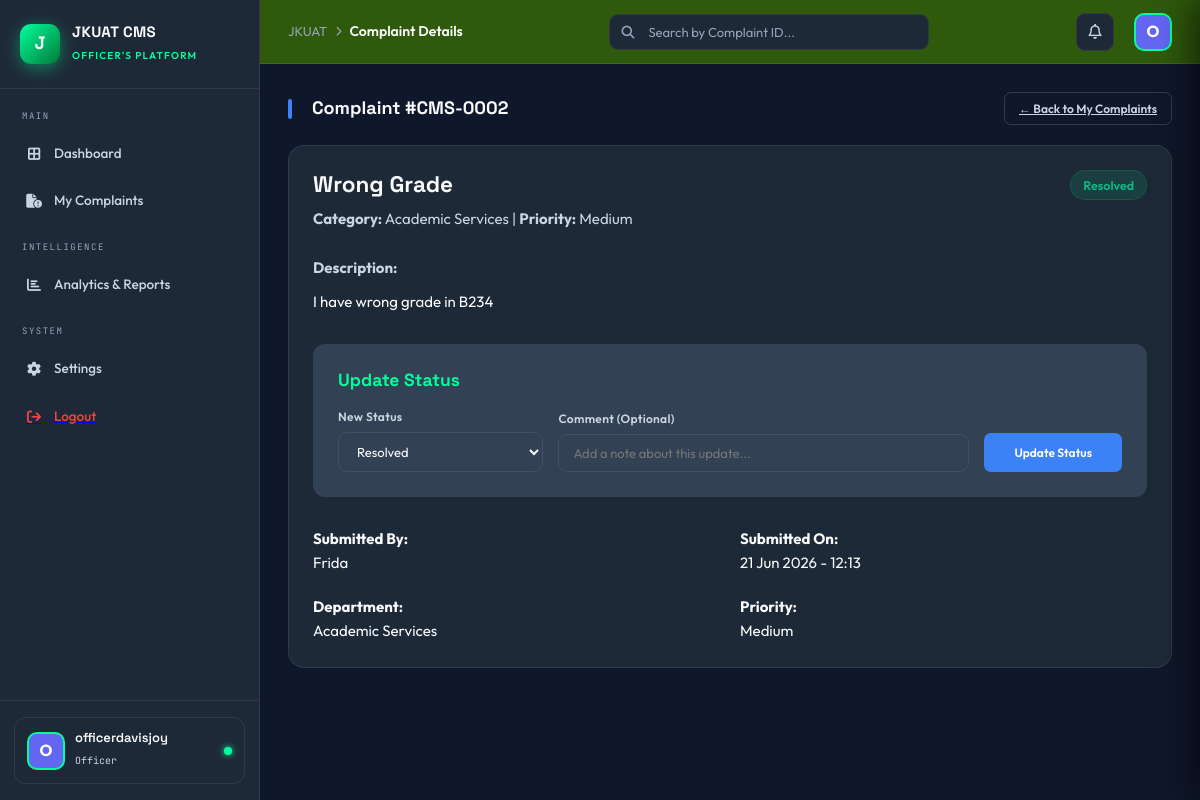
/accounts/officer/complaint/CMS-0002/ (signed in), run on the app's committed database.
### accounts/models.py (models this page shows, shortened)
class Complaint(models.Model):
    STATUS_CHOICES = [
        ('open', 'Open'),
        ('in_progress', 'In Progress'),
        ('resolved', 'Resolved'),
        ('closed', 'Closed'),
        ('escalated', 'Escalated'),
    ]
    PRIORITY_CHOICES = [
        ('low', 'Low'),
        ('medium', 'Medium'),
        ('high', 'High'),
        ('urgent', 'Urgent'),
    ]
    CATEGORY_CHOICES = [
        ('academic', 'Academic Services'),
        ('ict', 'ICT & Infrastructure'),
        ('hostel', 'Hostel & Accommodation'),
        ('finance', 'Finance & Fees'),
        ('library', 'Library Services'),
        ('health', 'Health & Wellness'),
        ('other', 'Other'),
    ]
    complaint_id = models.CharField(max_length=20, unique=True, editable=False)
    complainant = models.ForeignKey(
        User,
        on_delete=models.CASCADE,
        related_name='complaints_made'
    )
    title = models.CharField(max_length=255)
    description = models.TextField()
    category = models.CharField(max_length=50, choices=CATEGORY_CHOICES, default='other')
    department = models.ForeignKey(
        Department,
        on_delete=models.SET_NULL,
        null=True,
        blank=True,
        related_name='department_complaints'
    )
    priority = models.CharField(max_length=20, choices=PRIORITY_CHOICES, default='medium')
    status = models.CharField(max_length=20, choices=STATUS_CHOICES, default='open')
    assigned_to = models.ForeignKey(
        User,
        on_delete=models.SET_NULL,
        null=True,
        blank=True,
        related_name='assigned_complaints'
    )
    date_submitted = models.DateTimeField(auto_now_add=True)
    date_updated = models.DateTimeField(auto_now=True)
    date_resolved = models.DateTimeField(null=True, blank=True)
    resolution_time_days = models.FloatField(null=True, blank=True, editable=False)

### accounts/views.py (the view, shortened to what this page needs)
# urls.py: path('officer/complaint/<str:complaint_id>/', OfficerComplaintDetailView.as_view(), name='officer_complaint_detail'),
class OfficerComplaintDetailView(LoginRequiredMixin, DetailView):
    model = Complaint
    template_name = 'officer/officer_complaint_detail.html'
    context_object_name = 'complaint'
    slug_field = 'complaint_id'
    slug_url_kwarg = 'complaint_id'
    def get_queryset(self):
        return super().get_queryset().filter(assigned_to=self.request.user)

### accounts/context_processors.py (called while the page is built)
def notifications(request):
    if request.user.is_authenticated:
        unread_notifications = Notification.objects.filter(recipient=request.user, is_read=False).order_by('-created_at')
        all_notifications = Notification.objects.filter(recipient=request.user).order_by('-created_at')[:20] # Last 20 notifications
        return {
            'unread_notifications_count': unread_notifications.count(),
            'notifications_list': all_notifications
        }
    return {
        'unread_notifications_count': 0,
        'notifications_list': []
    }

### accounts/templates/officer/officer_complaint_detail.html (shortened to what this page needs)
{% extends "officer/base.html" %}
{% block breadcrumb %}Complaint Details{% endblock %}
{% block content %}
<div class="page-wrap active">
    <div class="section-hdr">
        <div class="section-title">Complaint #{{ complaint.complaint_id }}</div>
        <a href="{% url 'accounts:officer_my_complaints' %}" class="btn-sm btn-outline">← Back to My Complaints</a>
    </div>
    <div class="card">
        <div style="display: flex; justify-content: space-between; align-items: start; margin-bottom: 25px;">
            <div>
                <h2 style="margin: 0 0 8px 0;">{{ complaint.title }}</h2>
                <p style="margin: 0; color: var(--txt2);">
                    <strong>Category:</strong> {{ complaint.get_category_display }}
                    | <strong>Priority:</strong> {{ complaint.get_priority_display }}
                </p>
            </div>
            <span class="badge-pill
                {% if complaint.status == 'resolved' %}pill-green
                {% elif complaint.status == 'in_progress' %}pill-gold
                {% else %}pill-red{% endif %}">
                {{ complaint.get_status_display|title }}
            </span>
        </div>
        <div style="margin-bottom: 30px;">
            <strong style="color: var(--txt2);">Description:</strong>
            <p style="margin-top: 10px; line-height: 1.6;">{{ complaint.description }}</p>
        </div>
        {% if complaint.status != 'closed' %}
        <div style="background: var(--surf2); padding: 25px; border-radius: 12px; margin-bottom: 30px;">
            <h3 style="margin-bottom: 15px; color: var(--green);">Update Status</h3>
            <form method="POST">
                <div style="display: flex; gap: 15px; align-items: end;">
                    <div style="flex: 1;">
                        <label class="form-label">New Status</label>
                        <select name="status" class="form-input" required>
                            <option value="resolved" {% if complaint.status == 'resolved' %}selected{% endif %}>Resolved</option>
                        </select>
                    </div>
                    <div style="flex: 2;">
                        <label class="form-label">Comment (Optional)</label>
                        <input type="text" name="comment" class="form-input"
                               placeholder="Add a note about this update...">
                    </div>
                    <button type="submit" class="btn-sm btn-green" style="padding: 12px 30px;">
                        Update Status
                    </button>
                </div>
            </form>
        </div>
        {% endif %}
        <div style="display: grid; grid-template-columns: 1fr 1fr; gap: 20px;">
            <div><strong>Submitted By:</strong><br> {{ complaint.complainant.get_full_name|default:complaint.complainant.username }}</div>
            <div><strong>Submitted On:</strong><br> {{ complaint.date_submitted|date:"d M Y - H:i" }}</div>
            <div><strong>Department:</strong><br> {{ complaint.get_category_display|default:"—" }}</div>
            <div><strong>Priority:</strong><br> {{ complaint.get_priority_display }}</div>
        </div>
    </div>
</div>
{% endblock %}

### accounts/templates/officer/base.html (shortened to what this page needs)
{% load static %}
<!DOCTYPE html>
<html lang="en">
<head>
    <link rel="stylesheet" href="https://cdnjs.cloudflare.com/ajax/libs/font-awesome/6.4.0/css/all.min.css">
</head>
<body>
    <div class="shell">
        <aside class="sidebar" id="sidebar">
            <div class="brand">
                <div class="brand-logo">J</div>
                <div class="brand-info">
                    <h2>JKUAT CMS</h2>
                    <span>Officer's Platform</span>
                </div>
            </div>
            <div class="nav-links">
                <div class="nav-section">MAIN</div>
                <a href="{% url 'accounts:officer_dashboard' %}" class="nav-item {% if request.resolver_match.url_name == 'officer_dashboard' %}active{% endif %}">
                    <i class="fa-solid fa-border-all"></i> Dashboard
                </a>
                <a href="{% url 'accounts:officer_my_complaints' %}" class="nav-item {% if request.resolver_match.url_name == 'officer_my_complaints' %}active{% endif %}">
                    <i class="fa-solid fa-file-circle-exclamation"></i> My Complaints
                </a>
                <div class="nav-section">INTELLIGENCE</div>
                <a href="{% url 'accounts:officer_analytics' %}" class="nav-item {% if request.resolver_match.url_name == 'officer_analytics' %}active{% endif %}">
                    <i class="fa-solid fa-chart-bar"></i> Analytics & Reports
                </a>
                <div class="nav-section">SYSTEM</div>
                <a href="{% url 'accounts:officer_settings' %}" class="nav-item {% if request.resolver_match.url_name == 'officer_settings' %}active{% endif %}">
                    <i class="fa-solid fa-gear"></i> Settings
                </a>
                <a href="{% url 'accounts:user_logout' %}"><div class="nav-item logout"><i class="fa-solid fa-arrow-right-from-bracket"></i> Logout</div></a>
            </div>
            <div class="sidebar-footer">
                <div class="student-card">
                    <div class="student-avatar">{{ request.user.username|first|upper }}</div>
                    <div class="student-info">
                        <h4>{{ request.user.username|default:"Dr. Jane Mwangi" }}</h4>
                        <span>Officer</span>
                    </div>
                    <div class="online-dot"></div>
                </div>
            </div>
        </aside>
        <main class="main">
            <header class="topbar">
                <div class="topbar-left">
                    <div class="page-breadcrumb">
                        <span>JKUAT</span>
                        <i class="fa-solid fa-chevron-right" style="font-size:10px;color:var(--txt3)"></i>
                        <strong>{% block breadcrumb %}Dashboard{% endblock %}</strong>
                    </div>
                </div>
                <form action="{% url 'accounts:global_search' %}" method="GET" class="search-wrap">
                    <i class="fa-solid fa-magnifying-glass"></i>
                    <input type="text" name="q" placeholder="Search by Complaint ID..." id="globalSearch">
                </form>
                <div class="topbar-right">
                    <div class="icon-btn" onclick="toggleNotif()">
                        <i class="fa-regular fa-bell"></i>
                    </div>
                    <div class="avatar-btn" onclick="location.href='#'">{{ request.user.username|first|upper }}</div>
                </div>
            </header>
            {% block content %}{% endblock %}
        </main>
    </div>
</body>
</html>

### data on the page
Complaint: complaint_id "CMS-0002", title "Wrong Grade", category "Academic Services", priority "Medium", status "Resolved", description "I have wrong grade in B234", complainant.get_full_name "Frida", date_submitted "21 Jun 2026 - 12:13"

### other printed values
{{ request.user.username|first|upper }} "O"
{{ request.user.username|default:"Dr. Jane Mwangi" }} "officerdavisjoy"
